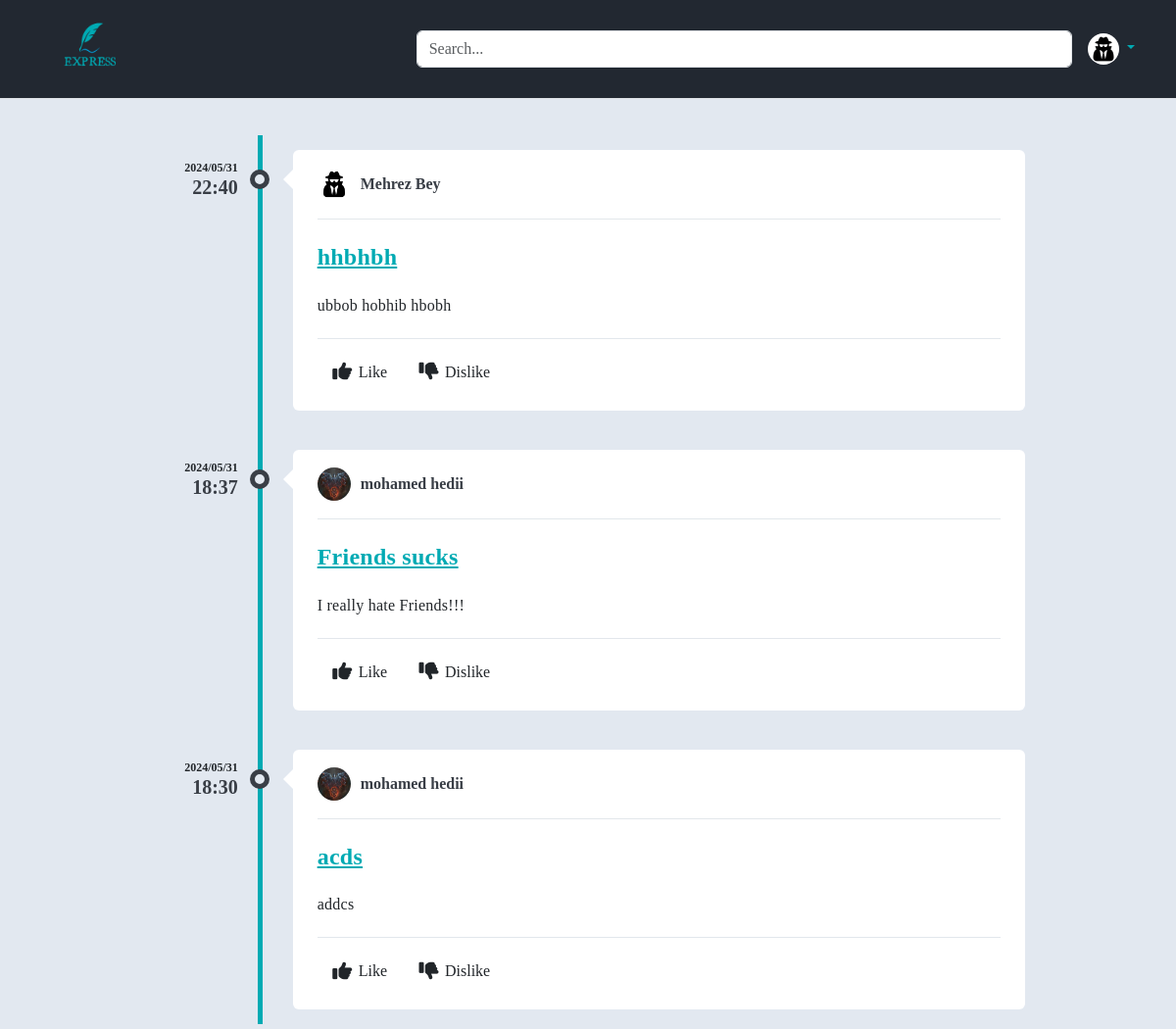
Screenshot of /home (signed in) with the database file from the repository.
### express/models.py (models this page shows, shortened)
@dataclass
class Post(db.Model):
    id:int= field(init=False, repr=False)
    title:str
    date_posted:date = field(init=False)
    content:str = field(repr=False)
    user_id:int = field(repr=False)
    id = db.Column(db.Integer, primary_key=True)
    title = db.Column(db.String(100), nullable=False)
    date_posted = db.Column(db.DateTime, nullable=False, default=datetime.utcnow)
    content = db.Column(db.Text, nullable=False)
    user_id = db.Column(db.Integer, db.ForeignKey('user.id'), nullable=False)

@dataclass
class User(db.Model,UserMixin):
    __table_name__= "user"
    id:int= field(init=False, repr=False)
    firstname:str
    lastname:str
    email:str
    image_file:str
    password:str =  field(repr=False)
    birthday:date
    id = db.Column(db.Integer, primary_key=True)
    firstname = db.Column(db.String(20),  nullable=False)
    lastname = db.Column(db.String(20), nullable=False)
    email = db.Column(db.String(120), unique=True, nullable=False)
    image_file = db.Column(db.String(20), nullable=False, default='default.jpg')
    password = db.Column(db.String(60), nullable=False)
    birthday = db.Column(db.DateTime , nullable = True)
    posts = db.relationship('Post', backref='author', lazy=True)

### express/routes.py (the view)
@app.route("/")
@app.route("/home")
def home():
    if(current_user.is_authenticated):
        image = url_for('static',filename='images/profile_pictures/'+ current_user.image_file)
        posts = Post.query.order_by(Post.id.desc()).all()
        print(posts)
        return render_template('home.html' , title="Home", image = image, posts = posts)
    else :
        return render_template("welcome_page.html")

### express/models.py (called while the page is built)
@login_manager.user_loader
def load_user(user_id):
    return User.query.get(int(user_id))

### express/templates/home.html (shortened to what this page needs)
{% extends "header.html" %}
{% block head_afterheader %}
<link rel="stylesheet" href="{{url_for('static',filename='styles/home_style.css')}}">
{% endblock head_afterheader%}
{% block afterheader %}
<div class="container">
    <div class="row">
        <div class="col-md-12">
            <div id="content" class="content content-full-width">
                <div class="profile-content">
                    <div class="tab-content">
                            <ul class="timeline">
                                {% for post in posts%}
                                <li>
                                    <div class="timeline-time">
                                        <span class="date">{{post.date_posted.strftime('%Y/%m/%d') }}</span>
                                        <span class="time">{{post.date_posted.strftime('%H:%M') }}</span>
                                    </div>
                                    <div class="timeline-icon">
                                        <span href="">&nbsp;</span>
                                    </div>
                                    <div class="timeline-body">
                                        <a class="timeline-header" href="">
                                            <span class="userimage rounded-circle "><img src="{{url_for('static',filename='images/profile_pictures/'+post.author.image_file)}}" alt="user image"></span>
                                            <span class="username">{{post.author.firstname}} {{post.author.lastname}}</span>
                                        </a>
                                        <div class="timeline-content my-4">
                                            <h4 class="template-title fw-bold" style="color: var(--main-light-color); text-decoration: underline;">
                                                {{post.title}}
                                            </h4>
                                            <br>
                                            <p>{{post.content}}</p>
                                        </div>
                                        <div class="timeline-footer">
                                            <button type="button" class="btn" ><i class="fa fa-thumbs-up fa-fw fa-lg "></i> Like</button>
                                            <button type="button" class="btn" ><i class="fa fa-thumbs-down fa-fw fa-lg "></i> Dislike</button>
                                        </div>
                                    </div>
                                </li>
                                {% endfor %}
                            </ul>
                    </div>
                </div>
            </div>
        </div>
    </div>
</div>
{% endblock afterheader%}

### express/static/styles/main_style.css (style rules this page uses)
:root { --main-dark-color:#222831; --sec-dark-color:#393E46; --main-light-color:#00aab3; --sec-light-color:#EEEEEE; --main-transition:0.3s; --main-background-light-color : #e2e8f0; }
* { box-sizing: border-box; margin: 0px; scroll-behavior: smooth; font-family:cursive; overflow-wrap: break-word; }

### express/static/styles/home_style.css (style rules this page uses)
body { background:var(--main-background-light-color); }
.timeline { list-style-type: none; margin: 0; padding: 0; position: relative }
.timeline:before { content: ''; position: absolute; top: 5px; bottom: 5px; width: 5px; background: var(--main-light-color); left: 20%; margin-left: -2.5px }
.timeline>li { position: relative; min-height: 50px; padding: 20px 0 }
.timeline .timeline-time { position: absolute; left: 0; width: 18%; text-align: right; top: 30px }
.timeline .timeline-time .date, .timeline .timeline-time .time { display: block; font-weight: 600 }
.timeline .timeline-time .date { line-height: 16px; font-size: 12px }
.timeline .timeline-time .time { line-height: 24px; font-size: 20px; color: var(--sec-dark-color) }
.timeline .timeline-icon { left: 15%; position: absolute; width: 10%; text-align: center; top: 40px }
.timeline .timeline-icon span { width: 20px; height: 20px; display: inline-block; border-radius: 50%; background-color: var(--main-background-light-color); border: 5px solid var(--sec-dark-color); }
.timeline .timeline-body { margin-left: 23%; margin-right: 10%; background-color: #fff; position: relative; padding: 20px 25px; border-radius: 6px }
.timeline .timeline-body:before { content: ''; display: block; position: absolute; border: 10px solid transparent; border-right-color: #fff; left: -20px; top: 20px }
.timeline .timeline-body>div+div { margin-top: 15px }
.timeline-header { padding-bottom: 20px; border-bottom: 1px solid #e2e7eb; text-decoration: none; display: flex; align-items: center; }
.timeline-header .userimage { float: left; width: 34px; height: 34px; overflow: hidden; margin: -2px 10px -2px 0 }
.timeline img { max-width: 100%; height: 100%; display: block }
.timeline-header .username { font-size: 16px; font-weight: 600 }
.timeline-header .username { color: var(--sec-dark-color) }
.timeline-content { letter-spacing: .25px; line-height: 18px; }
.timeline-footer { background: #fff; border-top: 1px solid #e2e7ec; padding-top: 15px }

### rows the page displays
Post: date_posted "2024/05/31", date_posted "22:40", image_file (placeholder picture), author.firstname "Mehrez", author.lastname "Bey", title "hhbhbh", content "ubbob hobhib hbobh"
Post: date_posted "2024/05/31", date_posted "18:37", image_file (picture), author.firstname "mohamed", author.lastname "hedii", title "Friends sucks", content "I really hate Friends!!!"
Post: date_posted "2024/05/31", date_posted "18:30", image_file (picture), author.firstname "mohamed", author.lastname "hedii", title "acds", content "addcs"
